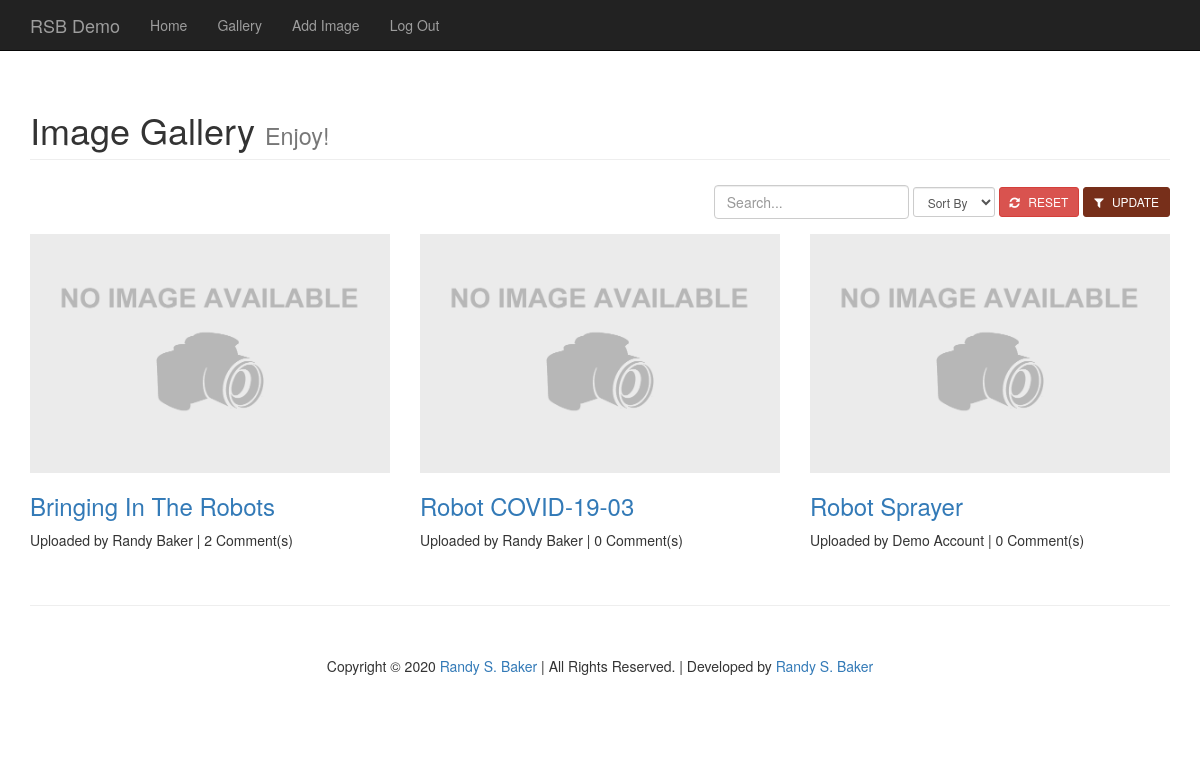
The app's page /gallery/ (signed in) with its own data.
### tables this page shows
CREATE TABLE `site_images`  (
  `id` int(11) NOT NULL AUTO_INCREMENT,
  `user_id` int(11) NULL DEFAULT 0,
  `image_title` varchar(200) NULL DEFAULT NULL,
  `image_file` varchar(200) NULL DEFAULT NULL,
  `image_thumb` varchar(200) NULL DEFAULT NULL,
  `date_added` datetime(0) NULL DEFAULT NULL,
  `status` int(5) NULL DEFAULT 0,
  `ts` timestamp(0) NULL DEFAULT CURRENT_TIMESTAMP ON UPDATE CURRENT_TIMESTAMP(0),
  PRIMARY KEY (`id`) USING BTREE,
  INDEX `product_id`(`user_id`) USING BTREE
);

CREATE TABLE `site_users`  (
  `id` int(11) NOT NULL AUTO_INCREMENT,
  `account_type` int(11) NULL DEFAULT 2,
  `confirmed` int(11) NULL DEFAULT 0,
  `slug` varchar(200) NULL DEFAULT NULL,
  `email` varchar(100) NULL DEFAULT NULL,
  `password` varchar(50) NULL DEFAULT NULL,
  `first_name` varchar(100) NULL DEFAULT NULL,
  `last_name` varchar(100) NULL DEFAULT NULL,
  `status` int(5) NULL DEFAULT 0,
  `ts` timestamp(0) NULL DEFAULT CURRENT_TIMESTAMP ON UPDATE CURRENT_TIMESTAMP(0),
  PRIMARY KEY (`id`) USING BTREE,
  UNIQUE INDEX `email`(`email`) USING BTREE,
  INDEX `first_name`(`first_name`) USING BTREE,
  INDEX `last_name`(`last_name`) USING BTREE
);

### includes/functions.helper.php (called while the page is built, shortened)
<?php
if (!is_resource($sqli))
{
	$sqli = connectToDB($arrConnect);
}
function connectToDB($arrConnect=array())
{
	$sqli = new mysqli($arrConnect['db_host'], $arrConnect['db_user'], $arrConnect['db_pass'], $arrConnect['db_name']);
	return $sqli;
}
if (!function_exists('generateSEOURL'))
{
	function generateSEOURL($strURL='')
	{
		$arrFind = array(' ', ',', '.', '"', "'", '?', '!');
		$arrReplace = array('-', '', '', '', '', '', '');
		$strURL = strtolower(trim($strURL));
		$strURL = str_replace($arrFind, $arrReplace, $strURL);
		return $strURL;
	}
}
if (!function_exists('toObject'))
{
	function toObject($arrData=array())
	{
		$objObject = json_decode(json_encode($arrData), false);
		return $objObject;
	}
}
if (!function_exists('getTableFields'))
{
	function getTableFields($strTable='')
	{
		global $sqli;
		$arrFields = array();
		$strTable = $sqli->real_escape_string($strTable);
		$sql = "SHOW COLUMNS FROM `{$strTable}`;";
		$res = $sqli->query($sql) or die($sqli->error);
		while ($row = $res->fetch_assoc())
		{
			$arrFields[] = $row['Field'];
		}
		return $arrFields;
	}
}
if (!function_exists('doAuthCheck'))
{
	function doAuthCheck()
	{
		if ($_SESSION['sys_user']['is_auth'] == 1 && $_SESSION['sys_user']['id'] > 0)
		{
			return true;
		} else {
			return false;
		}
	}
}
if (!function_exists('loggedIn'))
{
	function loggedIn()
	{
		if (isset($_SESSION['admin_area']) && $_SESSION['admin_area'] == 1)
		{
			return false;
		} else {
			if (doAuthCheck())
			{
				return true;
			} else {
				return false;
			}
		}
	}
}
?>

### includes/application.php (called while the page is built, shortened)
<?php
$arrFilterPosted = array(
	0 => 'Sort By',
	1 => 'Newest',
	2 => 'Oldest'
);
require_once ('functions.php');
?>

### includes/functions.php (called while the page is built, shortened)
<?php
require_once ('functions.helper.php');
if (!function_exists('getUserName'))
{
	function getUserName($intID=0)
	{
		global $sqli;
		$intID = $sqli->real_escape_string($intID);
		$sql = "SELECT `first_name`,`last_name` FROM `".USER_TABLE."` WHERE `id`='{$intID}' LIMIT 1;";
		$res = $sqli->query($sql) or die($sqli->error);
		$row = $res->fetch_assoc();
		$strData = $row['first_name'] .' '. $row['last_name'];
		return $strData;
	}
}
if (!function_exists('generateGalleryImageList'))
{
	function generateGalleryImageList($intID=0)
	{
		global $sqli;
		$arrData = array();
		$arrFields = getTableFields(IMAGE_TABLE);
		$sql = "SELECT ".implode(',', $arrFields).", UNIX_TIMESTAMP(`ts`) AS `updated` FROM `".IMAGE_TABLE."` WHERE `status` != 86;";
		$res = $sqli->query($sql) or die($sqli->error);
		while ($row = $res->fetch_assoc())
		{
			$arrTemp = array();
			foreach ($arrFields as $key => $val)
			{
				$arrTemp[$val] = $row[$val];
			}
			$arrTemp['updated'] = $row['updated'];
			$arrData[$row['id']] = $arrTemp;
		}
		return $arrData;
	}
}
if (!function_exists('countImageComments'))
{
	function countImageComments($intID=0)
	{
		global $sqli;
		$intID = $sqli->real_escape_string($intID);
		$sql = "SELECT COUNT(1) AS `total` FROM ".IMAGE_COMMENT_TABLE." WHERE `status` != 86 AND `image_id`={$intID};";
		$res = $sqli->query($sql) or die($sqli->error);
		$row = $res->fetch_assoc();
		$intData = $row['total'];
		return $intData;
	}
}
?>

### gallery.php (the view, shortened to what this page needs)
<?php
require ('includes/application.php');
$strPageTitle = 'Image Gallery';
if (isset($arrImagesFiltered) && !empty($arrImagesFiltered))
{
    $arrImages = $arrImagesFiltered;
} else {
    $arrImages = generateGalleryImageList();
}
include (PUBLIC_HEADER);
?>
    <div class="container">
        <div class="row">
            <div class="col-lg-12">
                <h1 class="page-header"><?php echo $strPageTitle?> <small>Enjoy!</small></h1>
            </div>
        </div>
        <div class="row">
            <div class="col-md-12 push-bottom-15">
                <form id="frmGalleryFilters" name="frmGalleryFilters" method="post" action="<?php echo BASE_URL_RSB?>gallery/" class="form-inline">
                    <div class="col-md-12 text-right push-top-5 no-padding">
                        <div class="form-group">
                            <input type="text" id="gallery_search" name="gallery_search" class="form-control" placeholder="Search..." value="<?php echo ((isset($_POST['gallery_search']) && $_POST['gallery_search'] != '')?($_POST['gallery_search']):(''))?>" />
                        </div>
                        <div class="form-group">
                            <select id="filter_posted" name="filter_posted" class="form-control input-sm">
                                <?php
                                    foreach ($arrFilterPosted as $key => $val)
                                    {
                                        ?>
                                        <option value="<?php echo $key?>"<?php echo (($key == $_POST['filter_posted'])?(' selected="selected"'):(''))?>><?php echo $val?></option>
                                        <?php
                                    }
                                ?>
                            </select>
                        </div>
                        <div class="form-group">
                            <button type="button" id="btnFilterHomeReset" name="btnFilterHomeReset" class="btn btn-sm btn-danger same-window" data-url="<?php echo BASE_URL_RSB?>gallery/"><i class="fa fa-refresh fa-right-5"></i> RESET</button>
                            <button type="submit" id="btnFilterHome" name="btnFilterHome" class="btn btn-sm btn-brown"><i class="fa fa-filter fa-right-5"></i> UPDATE</button>
                        </div>
                    </div>
                </form>
            </div>
        </div>
        <div class="row">
            <?php
            if (!empty($arrImages))
            {
                foreach ($arrImages as $images)
                {
                    $image = toObject($images);
                    $strImage = (($image->image_file != '' && @file_exists(GALLERY_IMAGE_BASE_PATH.$image->image_file))?(GALLERY_IMAGE_PATH.$image->image_file):(GALLERY_IMAGE_PATH.'no-image.png'));
                    ?>
                    <div class="col-md-4 portfolio-item">
                        <a href="<?php echo $strImage?>" class="fancybox"><img src="<?php echo $strImage?>" class="img-responsive" data-fancybox="gallery" alt="<?php echo $image->image_title?>"></a>
                        <h3><a href="<?php echo BASE_URL_RSB?>view-image/<?php echo $image->id?>/<?php echo generateSEOURL($image->image_title)?>/"><?php echo $image->image_title?></a></h3>
                        <p>Uploaded by <?php echo getUsername($image->user_id)?> | <?php echo countImageComments($image->id)?> Comment(s)</p>
                    </div>
                    <?php
                }
            }
            ?>
        </div>
        <hr />
<?php
include (PUBLIC_FOOTER);
?>

### include/header.php (shortened to what this page needs)
<!DOCTYPE html>
<html lang="en">
    <head>
        <link rel="stylesheet" href="<?php echo BASE_URL_RSB?>plugins/bootstrap/v3.3.7/css/bootstrap.min.css" />
        <link rel="stylesheet" href="<?php echo BASE_URL_RSB?>plugins/font-awesome/v4.7.0/css/font-awesome.min.css" />
        <link rel="stylesheet" href="<?php echo BASE_URL_RSB?>plugins/fancybox/v3.5.7/jquery.fancybox.css" />
        <link rel="stylesheet" href="<?php echo BASE_URL_RSB?>css/default.css" />
        <link rel="stylesheet" href="<?php echo BASE_URL_RSB?>css/custom.css" />
    </head>
    <body>
        <nav class="navbar navbar-inverse navbar-fixed-top" role="navigation">
            <div class="container">
                <div class="navbar-header">
                    <a class="navbar-brand" href="<?php echo BASE_URL_RSB?>">RSB Demo</a>
                </div>
                <div class="collapse navbar-collapse" id="bs-example-navbar-collapse-1">
                    <ul class="nav navbar-nav">
                        <li><a href="<?php echo BASE_URL_RSB?>">Home</a></li>
                        <li><a href="<?php echo BASE_URL_RSB.USER_DASHBOARD?>">Gallery</a></li>
                        <?php
                        if (loggedIn())
                        {
                            ?>
                            <li><a href="<?php echo BASE_URL_RSB?>add-image/">Add Image</a></li>
                            <li><a href="<?php echo BASE_URL_RSB.USER_LOGOFF?>">Log Out</a></li>
                            <?php
                        } else {
                            ?>
                            <li><a href="<?php echo BASE_URL_RSB.USER_LOGIN?>">Log In</a></li>
                            <?php
                        }
                        ?>
                    </ul>
                </div>
            </div>
        </nav>

### include/footer.php (shortened to what this page needs)
      <footer>
        <div class="row">
          <div class="col-lg-12">
            <p class="text-center">Copyright &copy; <?php echo date('Y')?> <a href="<?php echo BASE_URL_RSB?>">Randy S. Baker</a> | All Rights Reserved. | Developed by <a href="https://www.randysbaker.com/" target="_blank">Randy S. Baker</a></p>
          </div>
        </div>
      </footer>
    </div>
  </body>
</html>

### css/default.css (style rules this page uses)
body { padding-top: 70px; }
.portfolio-item { margin-bottom: 25px; }
footer { margin: 50px 0px; }

### css/custom.css (style rules this page uses)
.push-top-5 { margin-top: 5px !important; }
.push-bottom-15 { margin-bottom: 15px; }
.fa-right-5 { padding-right: 5px !important; }
.no-padding { padding: 0px; }
.btn-brown { color: #ffffff; background-color: #772F1A; border-color: #772F1A; }
i.fa { padding-right: 3px; }

### records on screen
site_images: image_title "Bringing In The Robots", user.last_name "Randy Baker", id "2"
site_images: image_title "Robot COVID-19-03", user.last_name "Randy Baker", id "0"
site_images: image_title "Robot Sprayer", user.last_name "Demo Account", id "0"

### other values on screen
$strPageTitle "Image Gallery"
form field filter_posted "Sort By"
